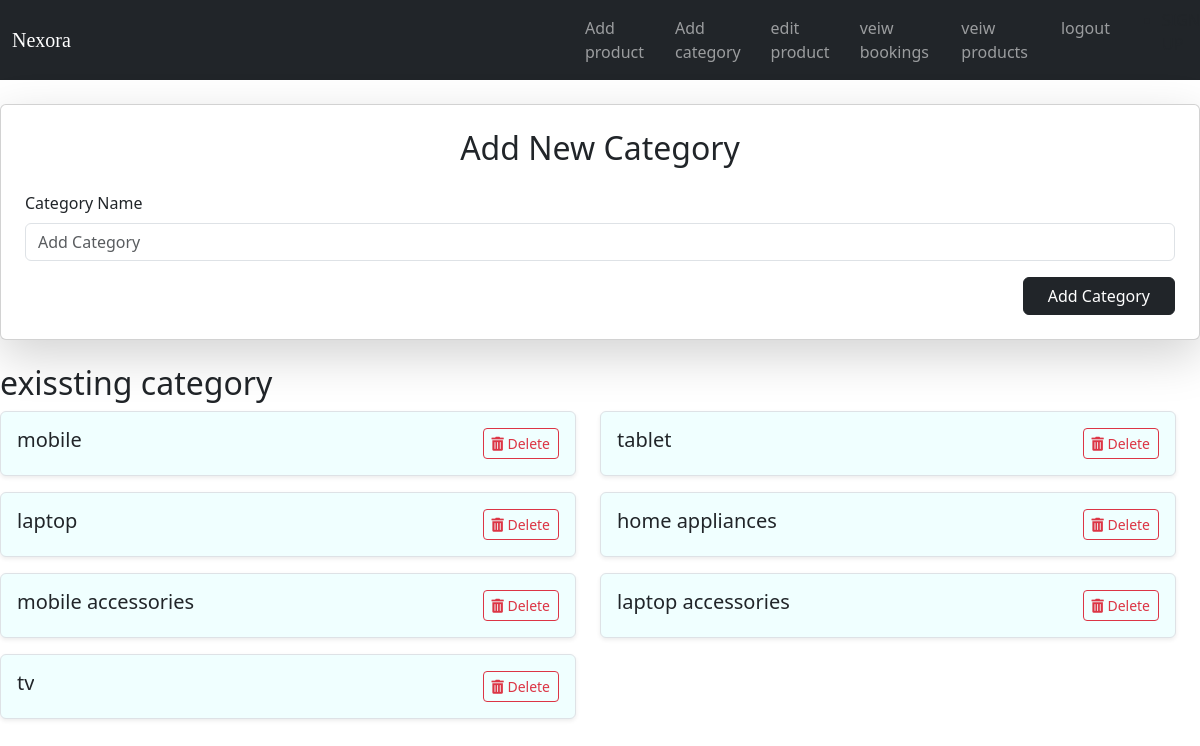
The app's page /category (signed in) with its own data.
### app/models.py (models this page shows)
class Category(models.Model):
    name=models.TextField()

### app/views.py (the view)
# urls.py: path('category',views.add_category),
def add_category(req):
    if 'admin' in req.session:
        if req.method == 'POST':
            name = req.POST['name']
            Category.objects.create(name=name.lower())
            categories = Category.objects.all()
            return render(req, 'admin/add_category.html', {'categories': categories})
        else:
            categories = Category.objects.all()
            return render(req, 'admin/add_category.html', {'categories': categories})
    else:
          return redirect(log)

### templates/admin/add_category.html (shortened to what this page needs)
<!DOCTYPE html>
<html lang="en">
<head>
<link href="https://cdn.jsdelivr.net/npm/bootstrap@5.3.0/dist/css/bootstrap.min.css" rel="stylesheet">
<link href="https://cdnjs.cloudflare.com/ajax/libs/font-awesome/5.15.4/css/all.min.css" rel="stylesheet">
    <link href="https://cdn.jsdelivr.net/npm/bootstrap@5.3.0-alpha1/dist/css/bootstrap.min.css" rel="stylesheet">
</head>
<body>
    <nav class="navbar navbar-expand-sm bg-dark navbar-dark">
        <div class="container-fluid">
          <a class="navbar-brand " href="#" style="font-family: Cambria, Cochin, Georgia, Times, 'Times New Roman', serif;">Nexora</a>
        </div>
        <div class="container-fluid">
            <ul class="navbar-nav">
              <li class="nav-item">
                <a class="nav-link " href="add_prodect">Add product</a>
              </li>
              <li class="nav-item">
                <a class="nav-link " href="category">Add category</a>
              </li>
              <li class="nav-item">
                <a class="nav-link" href="#">edit product</a>
              </li>
              <li class="nav-item">
                <a class="nav-link" href="#">veiw bookings</a>
              </li>
              <li class="nav-item">
                <a class="nav-link" href="viewproduct">veiw products</a>
              </li>
              <li class="nav-item">
                <a class="nav-link " href="logout">logout</a>
              </li>
            </ul>
          </div>
          <div>
            <ul>
              <li class="nav-item">
                <a class="nav-link " href="register">SIGN UP</a>
              </li>
            </ul>
          </div>
      </nav>
    <div class="card shadow-lg p-4 my-4 admin-card">
        <h2 class="text-center mb-4">Add New Category</h2>
        <form method="post" enctype="multipart/form-data">
            <div class="mb-3">
                <label for="c_name" class="form-label">Category Name</label>
                <input type="text" class="form-control" id="c_name" name="name" placeholder="Add Category" required>
            </div>
            <div class="d-flex justify-content-end">
                <button type="submit" class="btn btn-dark px-4">Add Category</button>
            </div>
        </form>
    </div>
<h2>exissting category</h2>
    <div class="main-content mt-0 ms-0 w-100">
        <div class="row w-100">
            {% for cat in categories %}
            <div class="col-12 mb-3 d-flex w-50">
                <div class="d-flex w-100 align-items-center border p-3 rounded shadow-sm" style="background-color: azure;">
                    <div class="ml-3 w-100">
                        <div class="d-flex justify-content-between">
                            <h5 class="mb-0 text-truncate">{{ cat.name }}</h5>
                            <a href="{% url 'delete_category' cat.id %}" class="btn btn-outline-danger btn-sm" onclick="return confirm('Are you sure you want to delete this category?');">
                                <i class="fas fa-trash-alt"></i> Delete
                            </a>
                        </div>
                    </div>
                </div>
            </div>
            {% endfor %}
</body>
</html>

### records on screen
Category: name "mobile"
Category: name "tablet"
Category: name "laptop"
Category: name "home appliances"
Category: name "mobile accessories"
Category: name "laptop accessories"
Category: name "tv"
